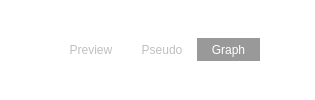
             <widget class="QFrame" name="frame_2">
              <property name="styleSheet">
               <string notr="true">background-color: rgb(255, 255, 255);</string>
              </property>
              <property name="frameShape">
               <enum>QFrame::NoFrame</enum>
              </property>
              <property name="frameShadow">
               <enum>QFrame::Plain</enum>
              </property>
              <layout class="QHBoxLayout" name="horizontalLayout_7">
               <property name="spacing">
                <number>0</number>
               </property>
               <property name="leftMargin">
                <number>0</number>
               </property>
               <property name="topMargin">
                <number>0</number>
               </property>
               <property name="rightMargin">
                <number>0</number>
               </property>
               <property name="bottomMargin">
                <number>0</number>
               </property>
               <item>
                <spacer name="horizontalSpacer">
                 <property name="orientation">
                  <enum>Qt::Horizontal</enum>
                 </property>
                 <property name="sizeHint" stdset="0">
                  <size>
                   <width>55</width>
                   <height>20</height>
                  </size>
                 </property>
                </spacer>
               </item>
               <item>
                <widget class="QToolButton" name="previewToolButton">
                 <property name="styleSheet">
                  <string notr="true">QToolButton { /* all types of tool button */
     border: 3px solid rgb(255, 255, 255);
     border-left: 10px solid rgb(255, 255, 255);
	 border-right: 10px solid rgb(255, 255, 255);
     border-radius: 0px;
     background-color: rgb(255, 255, 255);
     color: rgb(191, 191, 191);
 }

QToolButton:hover {
     border: 3px solid #2180a9;
     border-left: 10px solid #2180a9;
	 border-right: 10px solid #2180a9;
     border-radius: 0px;
     background-color: #2180a9;
     color: rgb(255, 255, 255);
 }

QToolButton:checked {
     border: 3px solid #999;
     border-left: 10px solid #999;
	 border-right: 10px solid #999;
     border-radius: 0px;
     background-color: #999;
     color: rgb(255, 255, 255);
}

QToolTip {
	background-color: #444;
	border: 3px solid #444;
	color: rgb(232, 232, 232);
}</string>
                 </property>
                 <property name="text">
                  <string notr="true">Preview</string>
                 </property>
                 <property name="checkable">
                  <bool>true</bool>
                 </property>
                 <property name="checked">
                  <bool>false</bool>
                 </property>
                 <attribute name="buttonGroup">
                  <string notr="true">buttonGroup_3</string>
                 </attribute>
                </widget>
               </item>
               <item>
                <widget class="QToolButton" name="decoToolButton">
                 <property name="styleSheet">
                  <string notr="true">QToolButton { /* all types of tool button */
     border: 3px solid rgb(255, 255, 255);
     border-left: 10px solid rgb(255, 255, 255);
	 border-right: 10px solid rgb(255, 255, 255);
     border-radius: 0px;
     background-color: rgb(255, 255, 255);
     color: rgb(191, 191, 191);
 }

QToolButton:hover {
     border: 3px solid #2180a9;
     border-left: 10px solid #2180a9;
	 border-right: 10px solid #2180a9;
     border-radius: 0px;
     background-color: #2180a9;
     color: rgb(255, 255, 255);
 }

QToolButton:checked {
     border: 3px solid #999;
     border-left: 10px solid #999;
	 border-right: 10px solid #999;
     border-radius: 0px;
     background-color: #999;
     color: rgb(255, 255, 255);
}

QToolTip {
	background-color: #444;
	border: 3px solid #444;
	color: rgb(232, 232, 232);
}</string>
                 </property>
                 <property name="text">
                  <string notr="true">Pseudo</string>
                 </property>
                 <property name="checkable">
                  <bool>true</bool>
                 </property>
                 <property name="checked">
                  <bool>false</bool>
                 </property>
                 <attribute name="buttonGroup">
                  <string notr="true">buttonGroup_3</string>
                 </attribute>
                </widget>
               </item>
               <item>
                <widget class="QToolButton" name="simpleGrapgToolButton">
                 <property name="styleSheet">
                  <string notr="true">QToolButton { /* all types of tool button */
     border: 3px solid rgb(255, 255, 255);
     border-left: 10px solid rgb(255, 255, 255);
	 border-right: 10px solid rgb(255, 255, 255);
     border-radius: 0px;
     background-color: rgb(255, 255, 255);
     color: rgb(191, 191, 191);
 }

QToolButton:hover {
     border: 3px solid #2180a9;
     border-left: 10px solid #2180a9;
	 border-right: 10px solid #2180a9;
     border-radius: 0px;
     background-color: #2180a9;
     color: rgb(255, 255, 255);
 }

QToolButton:checked {
     border: 3px solid #999;
     border-left: 10px solid #999;
	 border-right: 10px solid #999;
     border-radius: 0px;
     background-color: #999;
     color: rgb(255, 255, 255);
}

QToolTip {
	background-color: #444;
	border: 3px solid #444;
	color: rgb(232, 232, 232);
}</string>
                 </property>
                 <property name="text">
                  <string notr="true">Graph</string>
                 </property>
                 <property name="checkable">
                  <bool>true</bool>
                 </property>
                 <property name="checked">
                  <bool>true</bool>
                 </property>
                 <attribute name="buttonGroup">
                  <string notr="true">buttonGroup_3</string>
                 </attribute>
                </widget>
               </item>
               <item>
                <spacer name="horizontalSpacer_2">
                 <property name="orientation">
                  <enum>Qt::Horizontal</enum>
                 </property>
                 <property name="sizeHint" stdset="0">
                  <size>
                   <width>55</width>
                   <height>20</height>
                  </size>
                 </property>
                </spacer>
               </item>
              </layout>
             </widget>
